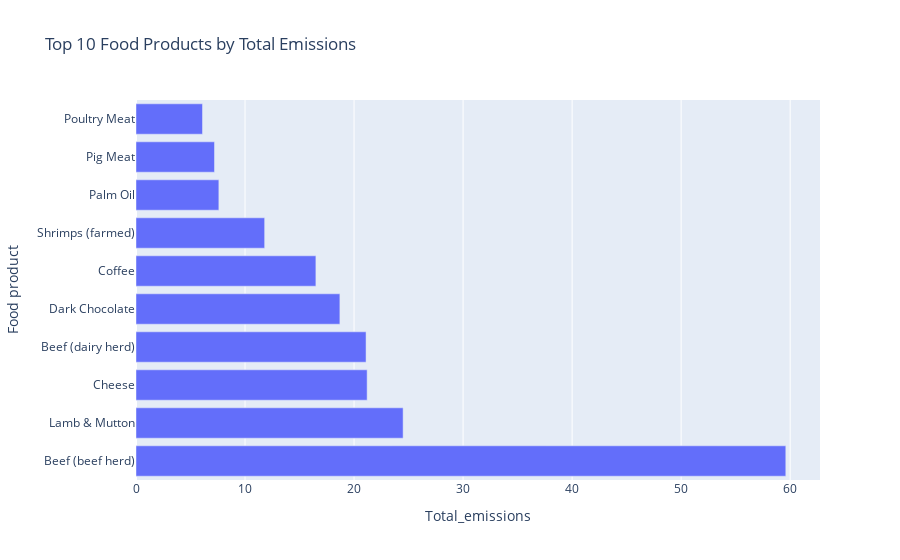

The cell this chart's notebook holds for it:
### Markdown cell above
## Business Question 1: Top Food Products with Highest Environmental Impact

### Code cell
# Sort by total emissions
top_emissions = df.nlargest(10, 'Total_emissions')

# Create static plot
plt.figure(figsize=(12, 6))
sns.barplot(data=top_emissions, x='Total_emissions', y='Food product')
plt.title('Top 10 Food Products by Total Emissions')
plt.xlabel('Total Emissions (kgCO₂eq)')
plt.tight_layout()
plt.savefig(results_dir / 'top_emissions.png')
plt.show()

# Create interactive plot
fig = px.bar(top_emissions, 
             x='Total_emissions', 
             y='Food product',
             title='Top 10 Food Products by Total Emissions')
fig.show()
# Save the static plot


# Display the data
print("\nTop 5 Products by Total Emissions:")
display(top_emissions[['Food product', 'Total_emissions']].head())

### Figure 1 — Plotly figure (JSON) as saved in the notebook; plotly's stock layout.template omitted (floating-point values rounded to 4 significant figures)
{"data": [{"alignmentgroup": "True", "hovertemplate": "Total_emissions=%{x}<br>Food product=%{y}<extra></extra>", "legendgroup": "", "marker": {"color": "#636efa", "pattern": {"shape": ""}}, "name": "", "offsetgroup": "", "orientation": "h", "showlegend": false, "textposition": "auto", "type": "bar", "x": [59.6, 24.5, 21.2, 21.1, 18.7, 16.5, 11.8, 7.6, 7.2, 6.1], "xaxis": "x", "y": ["Beef (beef herd)", "Lamb & Mutton", "Cheese", "Beef (dairy herd)", "Dark Chocolate", "Coffee", "Shrimps (farmed)", "Palm Oil", "Pig Meat", "Poultry Meat"], "yaxis": "y"}], "layout": {"barmode": "relative", "legend": {"tracegroupgap": 0}, "title": {"text": "Top 10 Food Products by Total Emissions"}, "xaxis": {"anchor": "y", "domain": [0, 1], "title": {"text": "Total_emissions"}}, "yaxis": {"anchor": "x", "domain": [0, 1], "title": {"text": "Food product"}}}}
